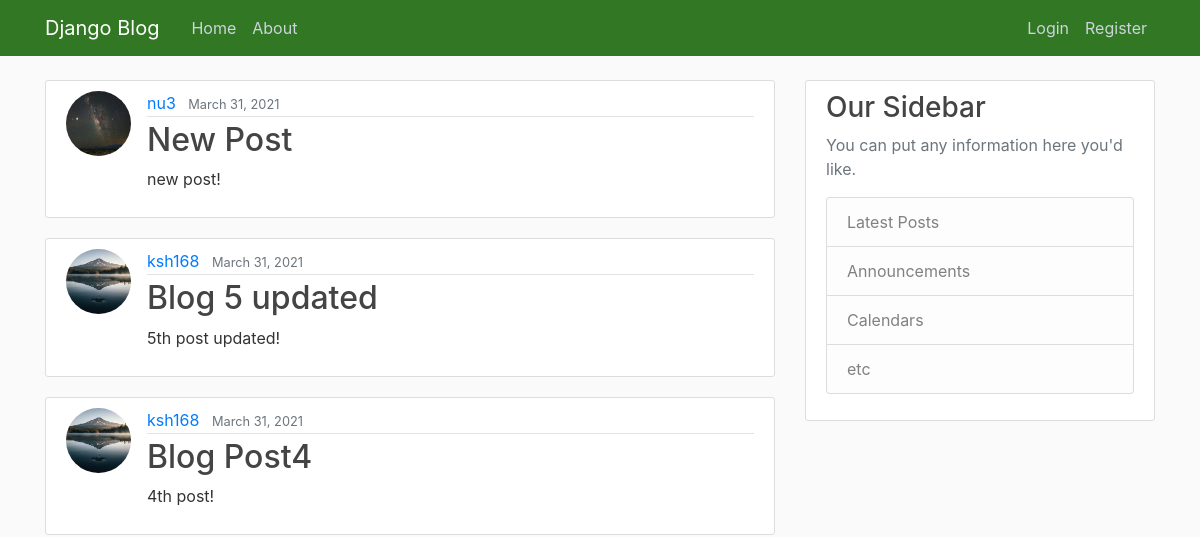
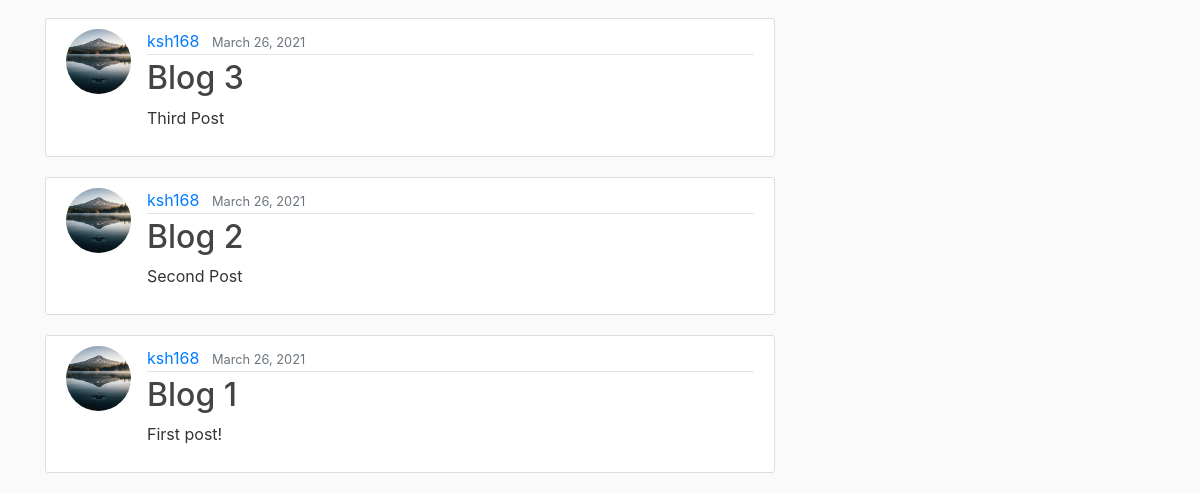
The app's page /, older data (2 pictures, top to bottom).
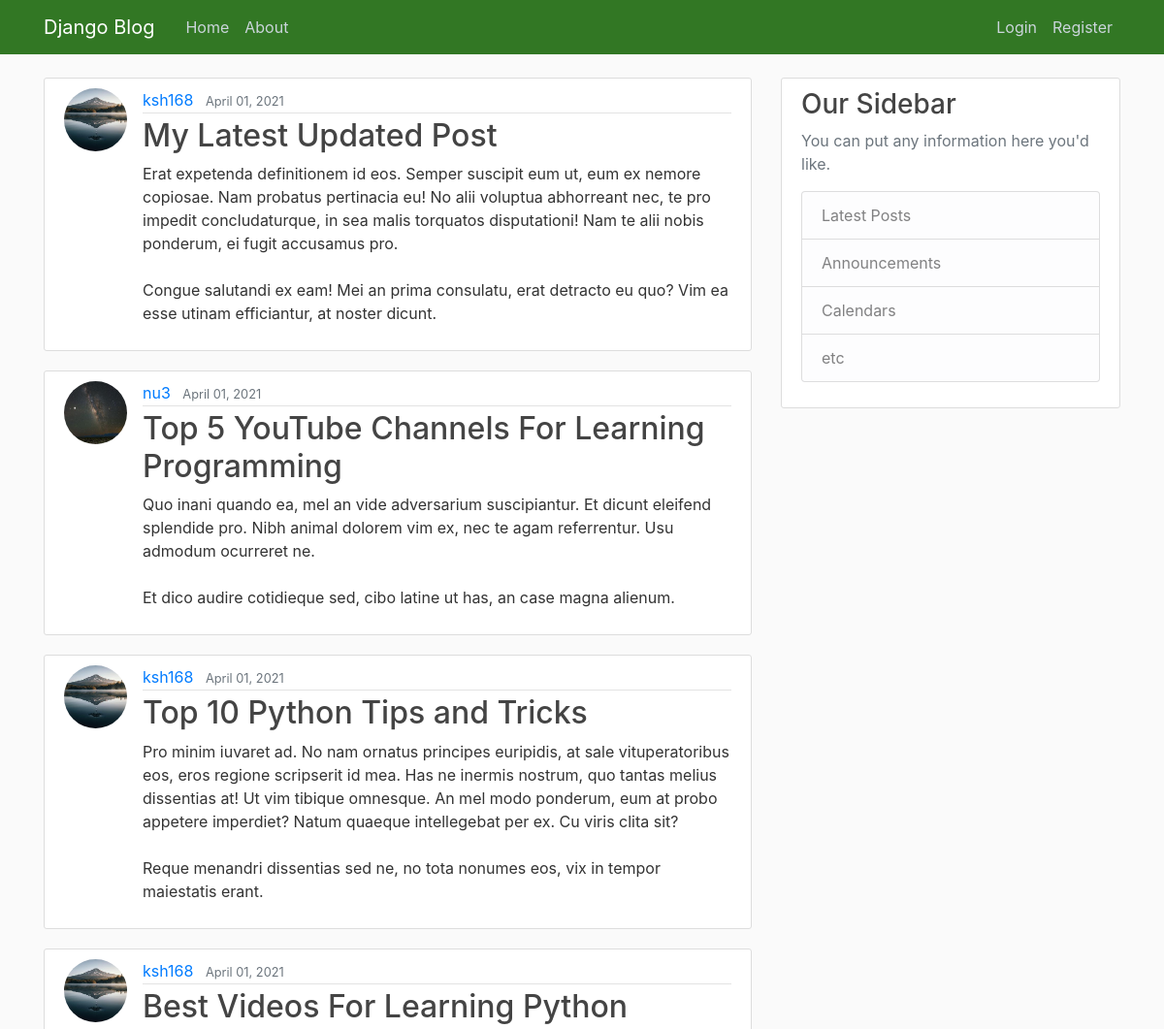
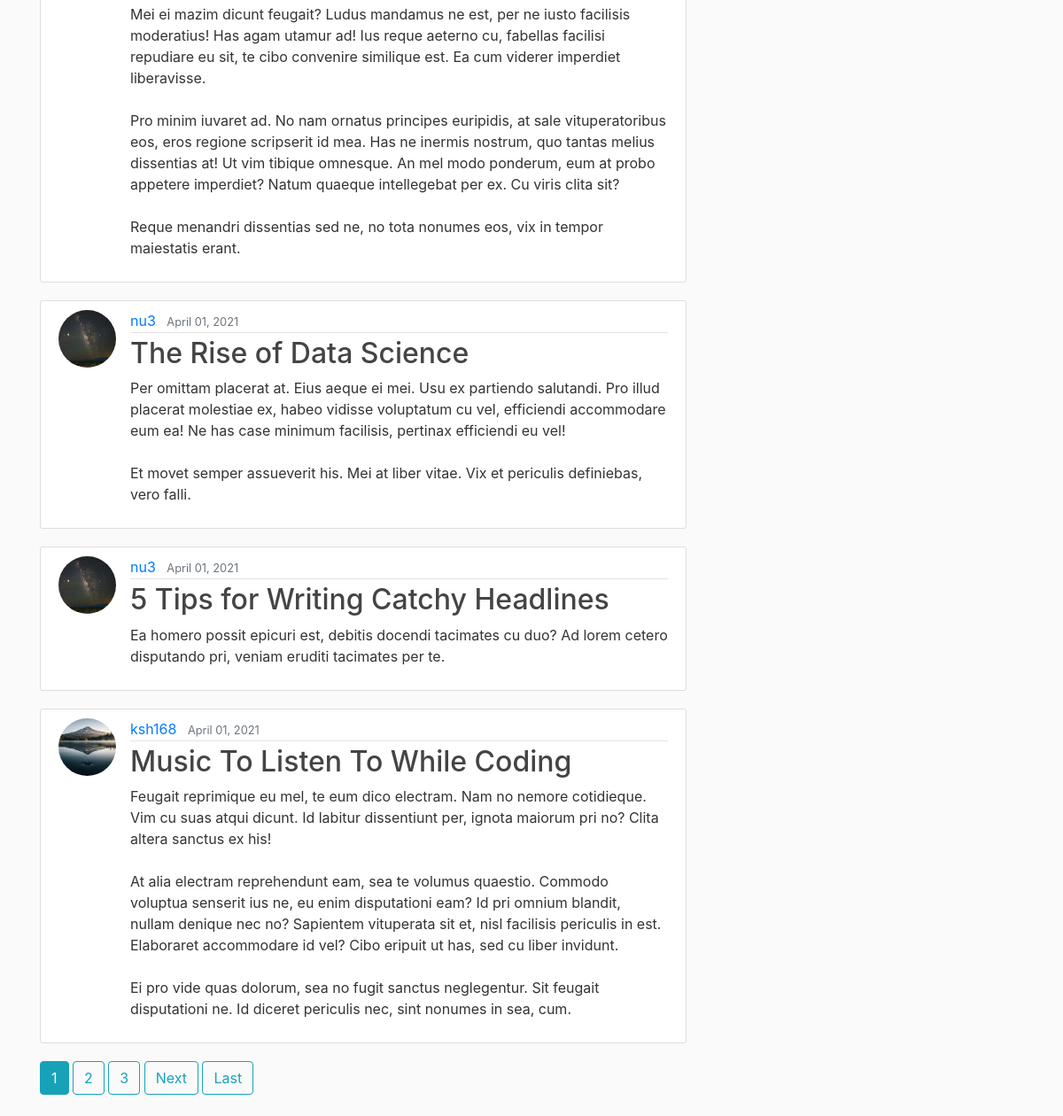
The same page, newer data (2 pictures, top to bottom).
### blog/models.py (models this page shows, shortened)
class Post(models.Model):
    title = models.CharField(max_length=100)
    content = models.TextField()
    date_posted = models.DateTimeField(default=timezone.now)
    author = models.ForeignKey(User, on_delete=models.CASCADE)

### users/models.py (models this page shows, shortened)
class Profile(models.Model):
    user = models.OneToOneField(User, on_delete=models.CASCADE)
    image = models.ImageField(default='default.jpg', upload_to='profile_pics')

### blog/views.py (the view)
# urls.py: path('', PostListView.as_view(), name='blog-home'),
class PostListView(ListView):
    model = Post
    template_name = 'blog/home.html'    # <app>/<model>_<viewtype>.html
    context_object_name = 'posts'
    ordering = ['-date_posted']     #the "-" sign causes the newest to oldest
    paginate_by = 7

### blog/templates/blog/home.html (shortened to what this page needs)
{% extends "blog/base.html" %}
{% block content %}
    {% for post in posts %}
        <article class="media content-section">
            <img class="rounded-circle article-img" src="{{ post.author.profile.image.url }}">
            <div class="media-body">
            <div class="article-metadata">
                <a class="mr-2" href="#">{{ post.author }}</a>
                <small class="text-muted">{{ post.date_posted|date:"F d, Y" }}</small>
            </div>
            <h2><a class="article-title" href="{% url 'post-detail' post.id %}">{{ post.title }}</a></h2>
            <p class="article-content">{{ post.content }}</p>
            </div>
        </article>
    {% endfor %}
    {% if is_paginated %}
        {% for num in page_obj.paginator.page_range %}
            {% if page_obj.number == num %}
                <a class="btn btn-info mb-4" href="?page={{ num }}">{{ num }}</a>
            {% elif num > page_obj.number|add:'-3' and num < page_obj.number|add:'3' %}
                <a class="btn btn-outline-info mb-4" href="?page={{ num }}">{{ num }}</a>
            {% endif %}
        {% endfor %}
        {% if page_obj.has_next %}
            <a class="btn btn-outline-info mb-4" href="?page={{ page_obj.next_page_number }}">Next</a>
            <a class="btn btn-outline-info mb-4" href="?page={{ page_obj.paginator.num_pages }}">Last</a>
        {% endif %}
    {% endif %}
{% endblock content %}

Row changes from the older to the newer data that the page shows:
no longer on this page (row unchanged): Post: author.profile.image (picture), author "nu3", date_posted "March 31, 2021", title "New Post", content "new post!"
no longer on this page (row unchanged): Post: author.profile.image (picture), author "ksh168", date_posted "March 31, 2021", title "Blog 5 updated", content "5th post updated!"
no longer on this page (row unchanged): Post: author.profile.image (picture), author "ksh168", date_posted "March 31, 2021", title "Blog Post4", content "4th post!"
no longer on this page (row unchanged): Post: author.profile.image (picture), author "ksh168", date_posted "March 26, 2021", title "Blog 3", content "Third Post"
no longer on this page (row unchanged): Post: author.profile.image (picture), author "ksh168", date_posted "March 26, 2021", title "Blog 2", content "Second Post"
no longer on this page (row unchanged): Post: author.profile.image (picture), author "ksh168", date_posted "March 26, 2021", title "Blog 1", content "First post!"
added Post: author.profile.image (picture), author "ksh168", date_posted "April 01, 2021", title "My Latest Updated Post", content "Erat expetenda definitionem id eos. Semper suscipit eum ut, eum ex nemore copiosae. Nam probatus pertinacia eu! No alii voluptua abhorreant nec, te pro impedit concludaturque, in sea malis torquatos disputationi! Nam te alii nobis ponderum, ei fugit accusamus pro. Congue salutandi ex eam! Mei an prima consulatu, erat detracto eu quo? Vim ea esse utinam efficiantur, at noster dicunt."
added Post: author.profile.image (picture), author "nu3", date_posted "April 01, 2021", title "Top 5 YouTube Channels For Learning Programming", content "Quo inani quando ea, mel an vide adversarium suscipiantur. Et dicunt eleifend splendide pro. Nibh animal dolorem vim ex, nec te agam referrentur. Usu admodum ocurreret ne. Et dico audire cotidieque sed, cibo latine ut has, an case magna alienum."
added Post: author.profile.image (picture), author "ksh168", date_posted "April 01, 2021", title "Top 10 Python Tips and Tricks", content "Pro minim iuvaret ad. No nam ornatus principes euripidis, at sale vituperatoribus eos, eros regione scripserit id mea. Has ne inermis nostrum, quo tantas melius dissentias at! Ut vim tibique omnesque. An mel modo ponderum, eum at probo appetere imperdiet? Natum quaeque intellegebat per ex. Cu viris clita sit? Reque menandri dissentias sed ne, no tota nonumes eos, vix in tempor maiestatis erant."
added Post: author.profile.image (picture), author "ksh168", date_posted "April 01, 2021", title "Best Videos For Learning Python", content "Mei ei mazim dicunt feugait? Ludus mandamus ne est, per ne iusto facilisis moderatius! Has agam utamur ad! Ius reque aeterno cu, fabellas facilisi repudiare eu sit, te cibo convenire similique est. Ea cum viderer imperdiet liberavisse. Pro minim iuvaret ad. No nam ornatus principes euripidis, at sale vituperatoribus eos, eros regione scripserit id mea. Has ne inermis nostrum, quo tantas melius dissentias at! Ut vim tibique omnesque. An mel modo ponderum, eum at probo appetere imperdiet? Natum quaeque intellegebat per ex. Cu viris clita sit? Reque menandri dissentias sed ne, no tota nonumes eos, vix in tempor maiestatis erant."
added Post: author.profile.image (picture), author "nu3", date_posted "April 01, 2021", title "The Rise of Data Science", content "Per omittam placerat at. Eius aeque ei mei. Usu ex partiendo salutandi. Pro illud placerat molestiae ex, habeo vidisse voluptatum cu vel, efficiendi accommodare eum ea! Ne has case minimum facilisis, pertinax efficiendi eu vel! Et movet semper assueverit his. Mei at liber vitae. Vix et periculis definiebas, vero falli."
added Post: author.profile.image (picture), author "nu3", date_posted "April 01, 2021", title "5 Tips for Writing Catchy Headlines", content "Ea homero possit epicuri est, debitis docendi tacimates cu duo? Ad lorem cetero disputando pri, veniam eruditi tacimates per te."
added Post: author.profile.image (picture), author "ksh168", date_posted "April 01, 2021", title "Music To Listen To While Coding", content "Feugait reprimique eu mel, te eum dico electram. Nam no nemore cotidieque. Vim cu suas atqui dicunt. Id labitur dissentiunt per, ignota maiorum pri no? Clita altera sanctus ex his! At alia electram reprehendunt eam, sea te volumus quaestio. Commodo voluptua senserit ius ne, eu enim disputationi eam? Id pri omnium blandit, nullam denique nec no? Sapientem vituperata sit et, nisl facilisis periculis in est. Elaboraret accommodare id vel? Cibo eripuit ut has, sed cu liber invidunt. Ei pro vide quas dolorum, sea no fugit sanctus neglegentur. Sit feugait disputationi ne. Id diceret periculis nec, sint nonumes in sea, cum."
Text that changed along with them:
new list line: "1"
new list line: "2"
new list line: "3"
text now shown: "Next Last"
